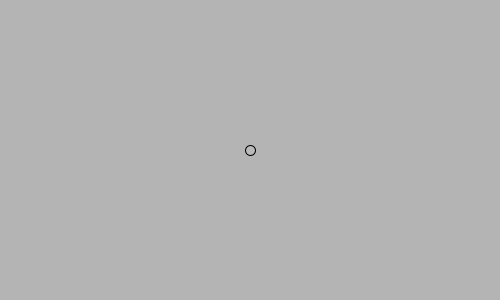
Frame 1 (no input)
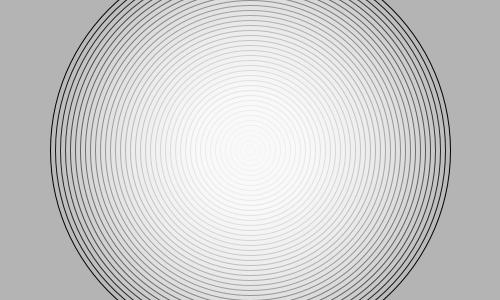
Frame 60 (the mouse pressed at the canvas centre just before this capture)
Frame 120 (the mouse held since frame 60 and released just before this capture): identical to frame 60, image omitted

The Processing sketch that drew these frames (run headless with seeded random() and noise(); from frame 60 on, the mouse is pressed at the canvas centre):

// Processing sketch: loop2
// ── loop2.pde
int diam = 10;
float cX, cY;

void setup() {
  size(500, 300);
  frameRate(24);
  smooth();
  background(180);
  cX = width/2;
  cY = height/2;
  stroke(0);
  strokeWeight(1);
  // noFill();
  // pseudo fade
  fill(255,20);
}

void draw() {
  if (diam <= 400) {
    //background(180);
    ellipse(cX, cY, diam, diam);
    diam += 10;
  }
}
